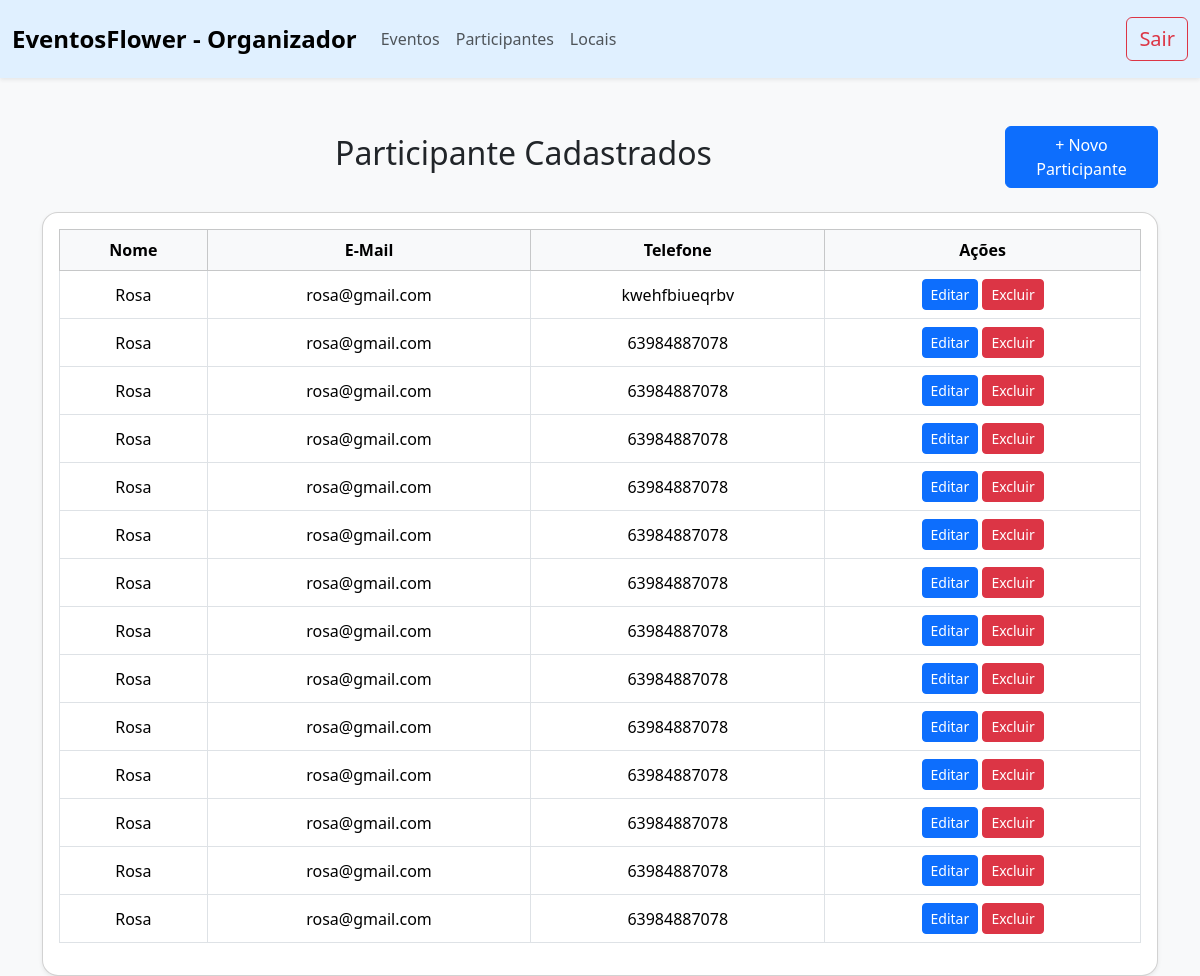
Page /listarParticipante on the earlier database version.
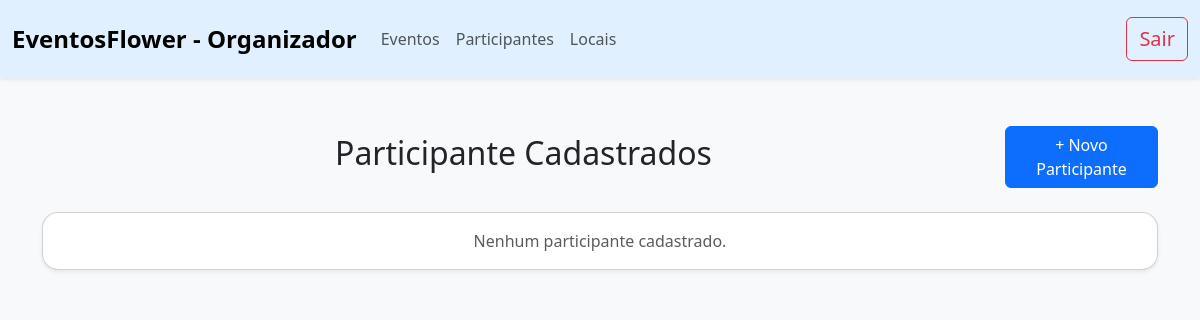
Same page on the later database version.
### SGE/models.py (models this page shows)
class Participante(models.Model):
     nome = models.CharField(max_length=255)
     email = models.EmailField()
     telefone = models.CharField(max_length=15)

### SGE/views.py (the view)
# urls.py: path('listarParticipante',listarParticipante, name='listarParticipante'),
def listarParticipante(request):
    participantes = Participante.objects.all()
    return render(request, 'listarParticipante.html', {'participantes': participantes})

### SGE/templates/listarParticipante.html (shortened to what this page needs)
{% load static %}
<!DOCTYPE html>
<html lang="pt-br">
<head>
    <link href="https://cdn.jsdelivr.net/npm/bootstrap@5.3.3/dist/css/bootstrap.min.css" rel="stylesheet">
</head>
<body class="bg-light">
<nav class="navbar navbar-expand-lg shadow-sm py-3" style="background-color: #e0f0ff;" >
    <div class="container-fluid justify-content-between">
        <a class="navbar-brand fs-4 fw-bold" href="{% url 'inicio' %}">
             EventosFlower - Organizador
        </a>
        <div class="collapse navbar-collapse justify-content-between" id="navbarNavDropdown">
            <ul class="navbar-nav">
                <li class="nav-item">
                    <a class="nav-link" href="{% url 'listarEventos' %}">
                         Eventos
                    </a>
                </li>
                <li class="nav-item">
                    <a class="nav-link" href="{% url 'listarParticipante' %}">
                         Participantes
                    </a>
                </li>
                <li class="nav-item">
                    <a class="nav-link" href="{% url 'listarLocal' %}">
                         Locais
                    </a>
                </li>
            </ul>
            <ul class="navbar-nav">
                <li class="nav-item">
                    <a class="btn btn-outline-danger fs-5" href="{% url 'logout' %}">
                         Sair
                    </a>
                </li>
            </ul>
        </div>
    </div>
</nav>
    <div class="container mt-5">
        <div class="d-flex justify-content-between align-items-center mb-4">
            <h2 class="text-center w-100 text">Participante Cadastrados</h2>
            <a href="{% url 'cadParticipante' %}" class="btn btn-primary">+ Novo Participante</a>
        </div>
        <div class="card shadow-sm rounded-4">
            <div class="card-body">
                {% if participantes %}
                <div class="table-responsive">
                    <table class="table table-bordered table-hover text-center align-middle">
                        <thead class="table-light">
                            <tr>
                                <th>Nome</th>
                                <th>E-Mail</th>
                                <th>Telefone</th>
                                <th>Ações</th>
                            </tr>
                        </thead>
                        <tbody>
                            {% for participante in participantes %}
                            <tr>
                                <td>{{ participante.nome }}</td>
                                <td>{{ participante.email }}</td>
                                <td>{{ participante.telefone}}</td>
                                <td>
                                    <a href="{% url 'editarParticipante' participante.id %}" class="btn btn-sm btn-primary">Editar</a>
                                    <a href="{% url 'excluirParticipante' participante.id %}" class="btn btn-sm btn-danger" onclick="return confirm('Tem certeza que deseja excluir?')">Excluir</a>
                                </td>
                            </tr>
                            {% endfor %}
                        </tbody>
                    </table>
                </div>
                {% else %}
                <p class="text-center text-muted m-0">Nenhum participante cadastrado.</p>
                {% endif %}
            </div>
        </div>
    </div>
</body>
</html>

Differences in the rows shown:
removed Participante: nome "Rosa", email "rosa@gmail.com", telefone "kwehfbiueqrbv"
removed Participante: nome "Rosa", email "rosa@gmail.com", telefone "63984887078"
removed Participante: nome "Rosa", email "rosa@gmail.com", telefone "63984887078"
removed Participante: nome "Rosa", email "rosa@gmail.com", telefone "63984887078"
removed Participante: nome "Rosa", email "rosa@gmail.com", telefone "63984887078"
removed Participante: nome "Rosa", email "rosa@gmail.com", telefone "63984887078"
removed Participante: nome "Rosa", email "rosa@gmail.com", telefone "63984887078"
removed Participante: nome "Rosa", email "rosa@gmail.com", telefone "63984887078"
removed Participante: nome "Rosa", email "rosa@gmail.com", telefone "63984887078"
removed Participante: nome "Rosa", email "rosa@gmail.com", telefone "63984887078"
removed Participante: nome "Rosa", email "rosa@gmail.com", telefone "63984887078"
removed Participante: nome "Rosa", email "rosa@gmail.com", telefone "63984887078"
removed Participante: nome "Rosa", email "rosa@gmail.com", telefone "63984887078"
removed Participante: nome "Rosa", email "rosa@gmail.com", telefone "63984887078"
Other differences:
text no longer shown: "Nome E-Mail Telefone Ações"
text now shown: "Nenhum participante cadastrado."
